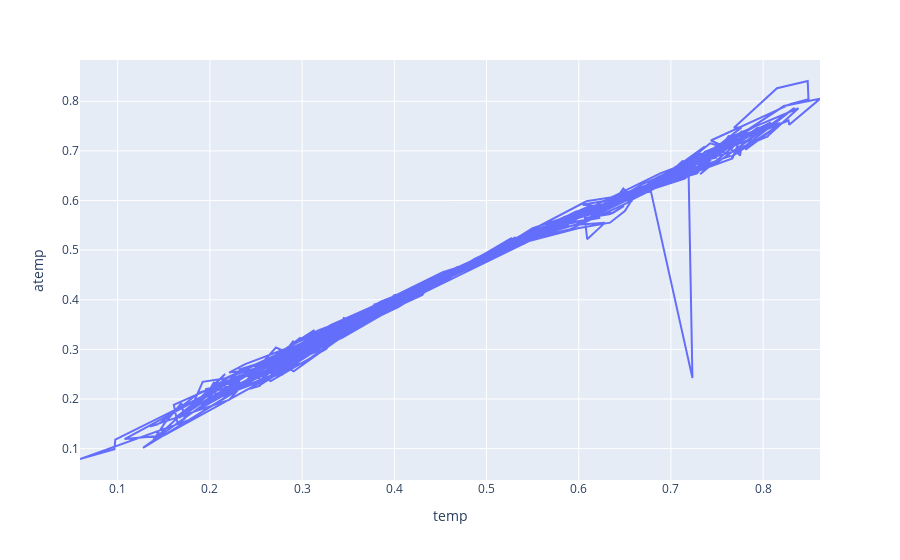

Notebook source saved alongside this figure:
### Code cell
fig=px.line(df,x="temp",y="atemp")
fig.show()

### Figure 1 — Plotly figure (JSON) as saved in the notebook; plotly's stock layout.template omitted (floating-point values rounded to 4 significant figures; data arrays with more than 128 entries replaced by an {"elided": "..."} marker saying what was removed)
{"data": [{"hovertemplate": "temp=%{x}<br>atemp=%{y}<extra></extra>", "legendgroup": "", "line": {"color": "#636efa", "dash": "solid"}, "marker": {"symbol": "circle"}, "mode": "lines", "name": "", "orientation": "v", "showlegend": false, "type": "scatter", "x": {"elided": "731 float values"}, "xaxis": "x", "y": {"elided": "731 float values"}, "yaxis": "y"}], "layout": {"legend": {"tracegroupgap": 0}, "margin": {"t": 60}, "xaxis": {"anchor": "y", "domain": [0, 1], "title": {"text": "temp"}}, "yaxis": {"anchor": "x", "domain": [0, 1], "title": {"text": "atemp"}}}}
